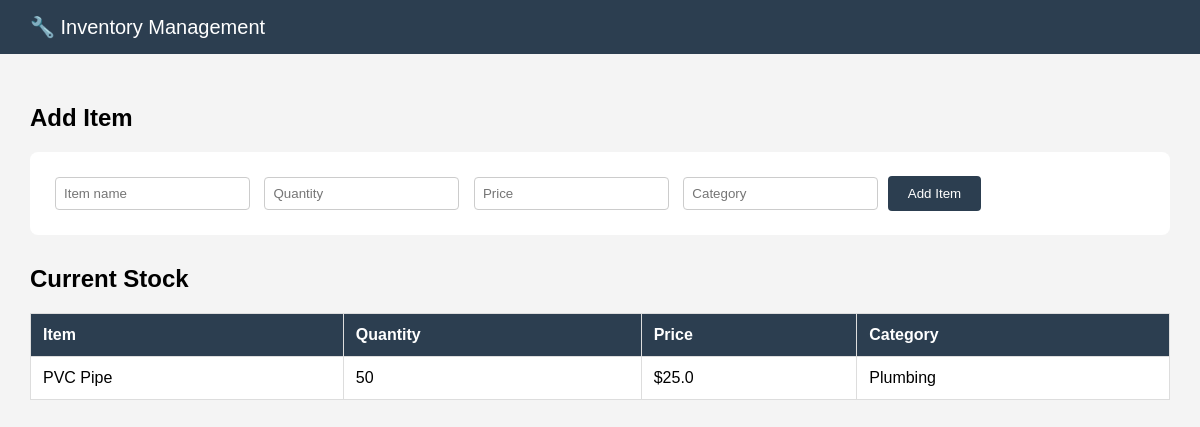
Page /inventory on the committed database.
### app.py (models this page shows, shortened)
class InventoryItem(db.Model):
    id = db.Column(db.Integer, primary_key=True)
    name = db.Column(db.String(100), nullable=False)
    quantity = db.Column(db.Integer, nullable=False)
    price = db.Column(db.Float, nullable=False)
    category = db.Column(db.String(50))

### app.py (the view)
@app.route('/inventory')
def inventory():
    items = InventoryItem.query.all()
    return render_template('inventory.html', items=items)

### templates/inventory.html (shortened to what this page needs)
<!DOCTYPE html>
<html>
<head>
</head>
<body>
    <div class="navbar">🔧 Inventory Management</div>
    <div class="container">
        <h2>Add Item</h2>
        <form method="POST" action="/inventory/add">
            <input type="text" name="name" placeholder="Item name" required>
            <input type="number" name="quantity" placeholder="Quantity" required>
            <input type="number" name="price" placeholder="Price" step="0.01" required>
            <input type="text" name="category" placeholder="Category">
            <button type="submit">Add Item</button>
        </form>
        <h2>Current Stock</h2>
        <table>
            <tr>
                <th>Item</th><th>Quantity</th><th>Price</th><th>Category</th>
            </tr>
            {% for item in items %}
            <tr>
                <td>{{ item.name }}</td>
                <td>{{ item.quantity }}</td>
                <td>${{ item.price }}</td>
                <td>{{ item.category }}</td>
            </tr>
            {% endfor %}
        </table>
    </div>
</body>
</html>

### templates/inventory.html (style rules this page uses)
body { font-family: Arial; margin: 0; background: #f4f4f4; }
.navbar { background: #2c3e50; color: white; padding: 15px 30px; font-size: 20px; }
.container { padding: 30px; }
form { background: white; padding: 20px; border-radius: 8px; margin-bottom: 30px; }
input { padding: 8px; margin: 5px; border: 1px solid #ccc; border-radius: 4px; }
button { background: #2c3e50; color: white; padding: 10px 20px; border: none; border-radius: 4px; cursor: pointer; }
table { width: 100%; border-collapse: collapse; background: white; }
th, td { padding: 12px; border: 1px solid #ddd; text-align: left; }
th { background: #2c3e50; color: white; }

### rows in the picture
InventoryItem: name "PVC Pipe", quantity "50", price "25.0", category "Plumbing"
